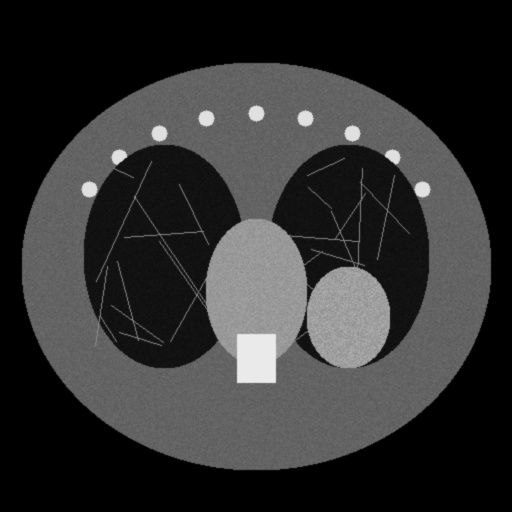
#> input picture data/raw/ct_scans/ct_chest_consolidation_01.jpg, 512 x 512 px
$ python -i image_utils.py   (imports and definitions only)
#> lines starting #> are read from the running program, lines starting #| are printed output that depends on the picture
#> further down, picture is the input picture: PIL image 512x512 RGB; min 0, max 239, mean 49.3
from __future__ import annotations

from pathlib import Path
from typing import Optional

import cv2
import numpy as np
from PIL import Image, ImageDraw


SUPPORTED_FORMATS = {".jpg", ".jpeg", ".png", ".bmp", ".tiff", ".dcm"}


# [20 lines left out: function load_image, not called in this run]


def preprocess_xray(img: Image.Image, size: int = 224) -> Image.Image:
    """CLAHE contrast enhancement + resize for chest X-ray."""
#> called with size = 224
    arr = np.array(img.convert("L"), dtype=np.uint8)
    clahe = cv2.createCLAHE(clipLimit=2.0, tileGridSize=(8, 8))
    enhanced = clahe.apply(arr)
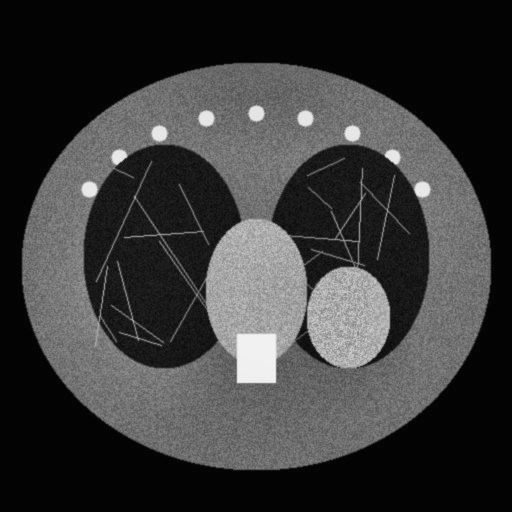
#> enhanced: shape (512, 512); min 3, max 247, mean 57.2
    rgb = cv2.cvtColor(enhanced, cv2.COLOR_GRAY2RGB)
    pil = Image.fromarray(rgb).resize((size, size), Image.LANCZOS)
    return pil


# [35 lines left out: functions get_image_metadata, draw_bounding_boxes, image_to_bytes, not called in this run]

>>> from PIL import Image
>>> picture = Image.open('../../data/raw/ct_scans/ct_chest_consolidation_01.jpg')
>>> result = preprocess_xray(picture)
